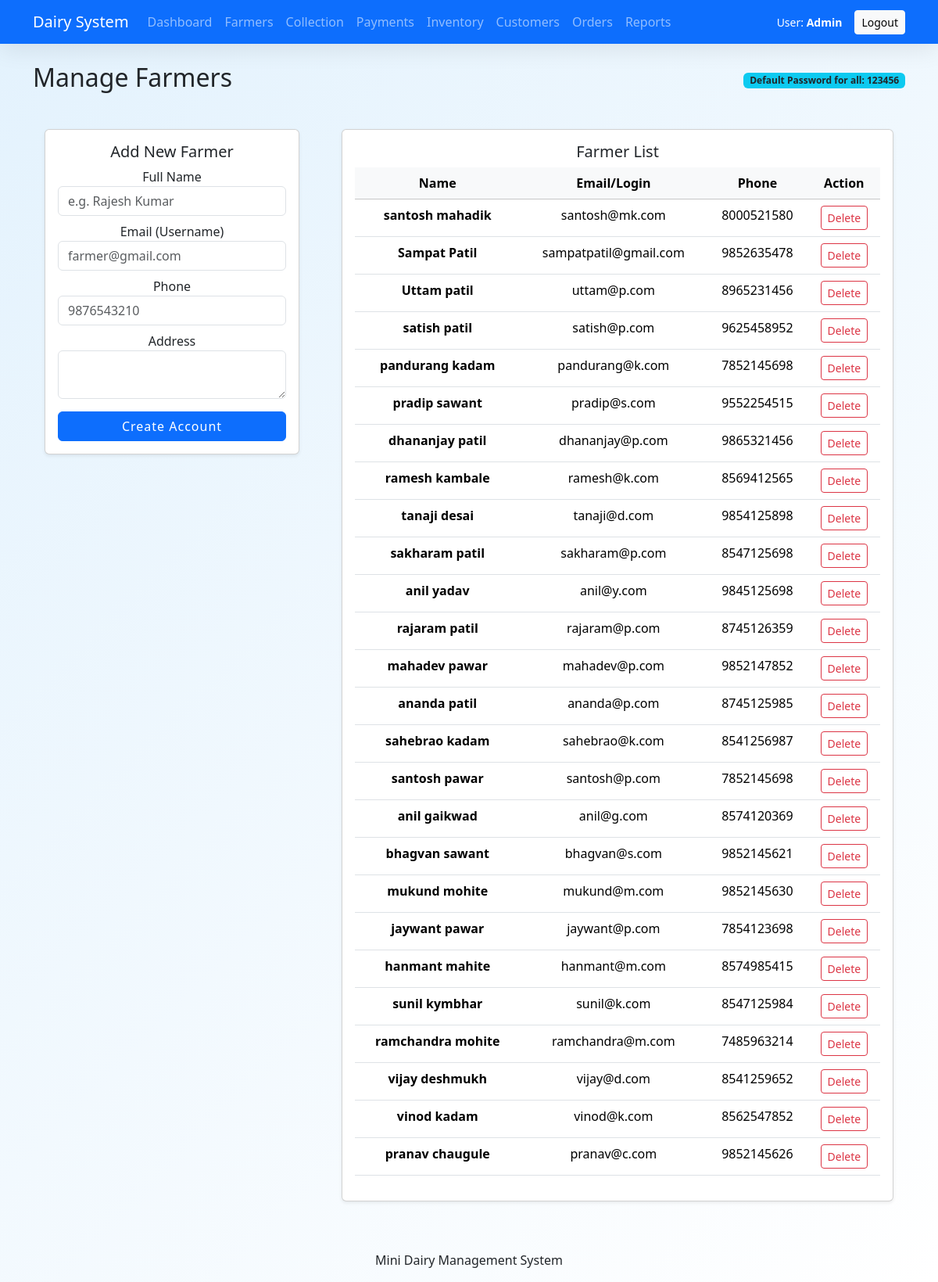
The app's page /farmers.php (signed in) with its own data.
### tables this page shows
CREATE TABLE `farmers` (
  `farmer_id` int(11) NOT NULL,
  `user_id` int(11) DEFAULT NULL,
  `farmer_name` varchar(100) NOT NULL,
  `phone` varchar(15) DEFAULT NULL,
  `address` text DEFAULT NULL,
  `join_date` date DEFAULT NULL
);

CREATE TABLE `users` (
  `id` int(11) NOT NULL,
  `name` varchar(100) NOT NULL,
  `email` varchar(100) NOT NULL,
  `password` varchar(255) NOT NULL,
  `role` enum('admin','farmer','customer') NOT NULL,
  `created_at` timestamp NOT NULL DEFAULT current_timestamp()
);

### farmers.php (the view, shortened to what this page needs)
<?php
include 'header.php';
$farmers = $conn->query("SELECT f.*, u.email FROM farmers f JOIN users u ON f.user_id = u.id");
?>
<div class="d-flex justify-content-between align-items-center mb-4">
    <h2>Manage Farmers</h2>
    <span class="badge bg-info text-dark">Default Password for all: 123456</span>
</div>
<div class="row">
    <div class="col-md-4">
        <div class="card p-3 shadow-sm">
            <h5>Add New Farmer</h5>
            <form method="POST">
                <label>Full Name</label>
                <input name="name" class="form-control mb-2" placeholder="e.g. Rajesh Kumar" required>
                <label>Email (Username)</label>
                <input type="email" name="email" class="form-control mb-2" placeholder="farmer@gmail.com" required>
                <label>Phone</label>
                <input name="phone" class="form-control mb-2" placeholder="9876543210">
                <label>Address</label>
                <textarea name="address" class="form-control mb-2" rows="2"></textarea>
                <button name="add_farmer" class="btn btn-primary w-100 mt-2">Create Account</button>
            </form>
        </div>
    </div>
    <div class="col-md-8">
        <div class="card p-3 shadow-sm">
            <h5>Farmer List</h5>
            <table class="table table-hover">
                <thead class="table-light">
                    <tr>
                        <th>Name</th>
                        <th>Email/Login</th>
                        <th>Phone</th>
                        <th>Action</th>
                    </tr>
                </thead>
                <tbody>
                    <?php while($row = $farmers->fetch_assoc()){ ?>
                    <tr>
                        <td><strong><?php echo $row['farmer_name']; ?></strong></td>
                        <td><?php echo $row['email']; ?></td>
                        <td><?php echo $row['phone']; ?></td>
                        <td>
                            <a href="?delete=<?php echo $row['farmer_id']; ?>"
                               class="btn btn-outline-danger btn-sm"
                               onclick="return confirm('Are you sure?')">Delete</a>
                        </td>
                    </tr>
                    <?php } ?>
                </tbody>
            </table>
        </div>
    </div>
</div>
<?php include 'footer.php'; ?>

### assets/css/style.css (style rules this page uses)
:root { --primary-blue: #0077b6; --milk-white: #f8fbff; --accent-blue: #caf0f8; --text-dark: #2d3436; --shadow: 0 8px 30px rgba(0,0,0,0.08); }
body { font-family: 'Poppins', sans-serif; background: linear-gradient(135deg, #e3f2fd 0%, #ffffff 100%); background-attachment: fixed; color: var(--text-dark); margin: 0; }
input { width: 100%; padding: 12px 15px; margin: 12px 0; border: 2px solid #eee; border-radius: 10px; box-sizing: border-box; transition: all 0.3s ease; }
button { width: 100%; padding: 14px; background: var(--primary-blue); border: none; border-radius: 10px; color: white; font-weight: 600; font-size: 16px; cursor: pointer; transition: 0.3s; text-transform: uppercase; letter-spacing: 1px; }
.card { display: inline-block; padding: 25px; margin: 15px; background: white; border-radius: 15px; box-shadow: var(--shadow); border: none; transition: 0.4s cubic-bezier(0.175, 0.885, 0.32, 1.275); text-align: center; vertical-align: top; min-width: 200px; }

### records on screen
farmers: farmer_name "santosh mahadik", user.email "santosh@mk.com", phone "8000521580"
farmers: farmer_name "Sampat Patil", user.email "sampatpatil@gmail.com", phone "9852635478"
farmers: farmer_name "Uttam patil", user.email "uttam@p.com", phone "8965231456"
farmers: farmer_name "satish patil", user.email "satish@p.com", phone "9625458952"
farmers: farmer_name "pandurang kadam", user.email "pandurang@k.com", phone "7852145698"
farmers: farmer_name "pradip sawant", user.email "pradip@s.com", phone "9552254515"
farmers: farmer_name "dhananjay patil", user.email "dhananjay@p.com", phone "9865321456"
farmers: farmer_name "ramesh kambale", user.email "ramesh@k.com", phone "8569412565"
farmers: farmer_name "tanaji desai", user.email "tanaji@d.com", phone "9854125898"
farmers: farmer_name "sakharam patil", user.email "sakharam@p.com", phone "8547125698"
farmers: farmer_name "anil yadav", user.email "anil@y.com", phone "9845125698"
farmers: farmer_name "rajaram patil", user.email "rajaram@p.com", phone "8745126359"
farmers: farmer_name "mahadev pawar", user.email "mahadev@p.com", phone "9852147852"
farmers: farmer_name "ananda patil", user.email "ananda@p.com", phone "8745125985"
farmers: farmer_name "sahebrao kadam", user.email "sahebrao@k.com", phone "8541256987"
farmers: farmer_name "santosh pawar", user.email "santosh@p.com", phone "7852145698"
farmers: farmer_name "anil gaikwad", user.email "anil@g.com", phone "8574120369"
farmers: farmer_name "bhagvan sawant", user.email "bhagvan@s.com", phone "9852145621"
farmers: farmer_name "mukund mohite", user.email "mukund@m.com", phone "9852145630"
farmers: farmer_name "jaywant pawar", user.email "jaywant@p.com", phone "7854123698"
farmers: farmer_name "hanmant mahite", user.email "hanmant@m.com", phone "8574985415"
farmers: farmer_name "sunil kymbhar", user.email "sunil@k.com", phone "8547125984"
farmers: farmer_name "ramchandra mohite", user.email "ramchandra@m.com", phone "7485963214"
farmers: farmer_name "vijay deshmukh", user.email "vijay@d.com", phone "8541259652"
farmers: farmer_name "vinod kadam", user.email "vinod@k.com", phone "8562547852"
farmers: farmer_name "pranav chaugule", user.email "pranav@c.com", phone "9852145626"

### other values on screen
$_SESSION['name'] "Admin"
